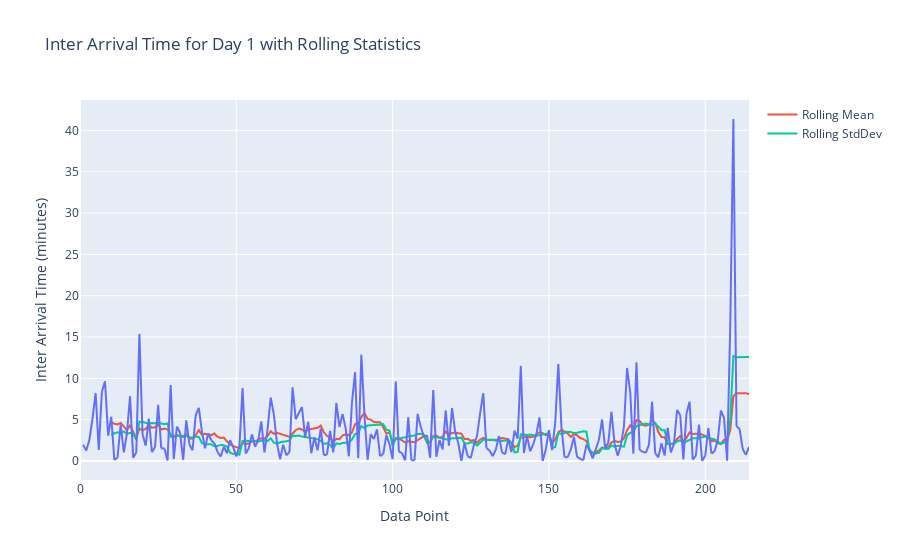

Source (notebook cell):
### Code cell
import plotly.graph_objects as go

# Set the window size for rolling statistics
window_size = 10  # You can adjust this value based on your data and preferences

# Calculate rolling mean and rolling standard deviation
rolling_mean = inter_arrival_day1.rolling(window=window_size).mean()
rolling_std = inter_arrival_day1.rolling(window=window_size).std()

# Create a scatter plot using Plotly Express
fig = px.line(x=inter_arrival_day1.index, y=inter_arrival_day1, 
                 title="Inter Arrival Time for Day 1 with Rolling Statistics",
                 labels={"x": "Data Point", "y": "Inter Arrival Time (minutes)"},
                 render_mode='webgl')

# Add rolling mean and rolling standard deviation to the plot
fig.add_trace(go.Scatter(x=inter_arrival_day1.index, y=rolling_mean, mode='lines', name='Rolling Mean'))
fig.add_trace(go.Scatter(x=inter_arrival_day1.index, y=rolling_std, mode='lines', name='Rolling StdDev'))

fig.show()

### Figure 1 — Plotly figure (JSON) as saved in the notebook; plotly's stock layout.template omitted (floating-point values rounded to 4 significant figures; data arrays with more than 128 entries replaced by an {"elided": "..."} marker saying what was removed)
{"data": [{"hovertemplate": "Data Point=%{x}<br>Inter Arrival Time (minutes)=%{y}<extra></extra>", "legendgroup": "", "line": {"color": "#636efa", "dash": "solid"}, "marker": {"symbol": "circle"}, "mode": "lines", "name": "", "showlegend": false, "type": "scattergl", "x": {"elided": "215 int values"}, "xaxis": "x", "y": {"elided": "215 float values"}, "yaxis": "y"}, {"mode": "lines", "name": "Rolling Mean", "type": "scatter", "x": {"elided": "215 int values"}, "y": {"elided": "215 float values"}}, {"mode": "lines", "name": "Rolling StdDev", "type": "scatter", "x": {"elided": "215 int values"}, "y": {"elided": "215 float values"}}], "layout": {"legend": {"tracegroupgap": 0}, "title": {"text": "Inter Arrival Time for Day 1 with Rolling Statistics"}, "xaxis": {"anchor": "y", "domain": [0, 1], "title": {"text": "Data Point"}}, "yaxis": {"anchor": "x", "domain": [0, 1], "title": {"text": "Inter Arrival Time (minutes)"}}}}
